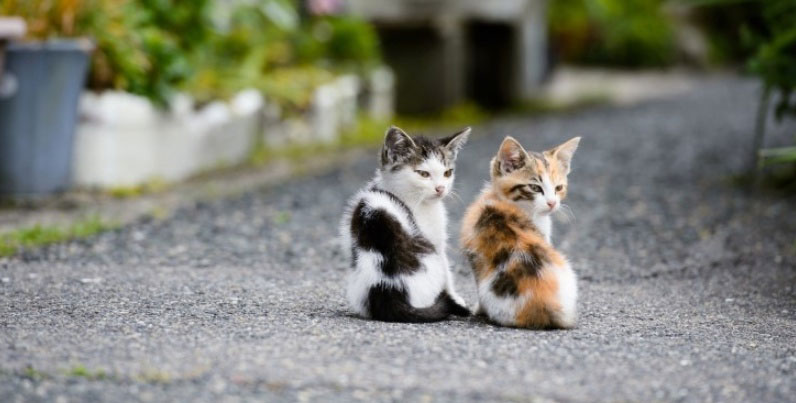
#> input picture capstoneproject/firstnw/models/research/object_detection/image2.jpg, 796 x 403 px
$ python framecrop.py
#> lines starting #> are read from the running program, lines starting #| are printed output that depends on the picture; long printed decimals are rounded
import os
from PIL import Image


# -----------------------------------------------------------------------------------------------------------
# 현재 위치 불러와서 이미지 파일 경로 저장
cwd = os.getcwd()
file = cwd + '/image2.jpg'
print('현재 폴더 위치:', cwd)

img = Image.open(file)
#> img is the input picture: PIL image 796x403 RGB; mean R, G, B 126.8, 128.1, 117.8

# 높이 너비 저장
# height, width = img.shape[0:2]

full_width, full_height = img.size
x_min, x_max, y_min, y_max = 0.0, full_width, 0.0, full_height

# object_width, object_height = object_size
obeject_y_min, obeject_x_min, obeject_y_max, obeject_x_max = \
125.64113295078278, 340.59024143218994, 332.0577321052551, 582.3780236244202


object_width = float(obeject_x_max - obeject_x_min)
object_height = float(obeject_y_max - obeject_y_min)

print("전체 사이즈: (%d, %d)" % (full_width, full_height))
#| 전체 사이즈: (796, 403)

origin_pix_ratio = (object_height * object_width) / (full_width * full_height)
print("원본 이미지와 피사체의 비율 :", origin_pix_ratio)
#| 원본 이미지와 피사체의 비율 : 0.1556

# [7 lines of commented-out code are left out]

x_coordinate = float(479.5)
y_coordinate = float(229.0)
print("피사체 중심좌표: (%f, %f)" % (x_coordinate, y_coordinate))

tar_point = [float(x_coordinate), float(y_coordinate)]

# full_size = [width, height]


# [272 lines left out: functions D3_rectangle43_frame, D3_rectangle169_frame, center_rectangle43_frame, center_rectangle169_frame, not called in this run]


def oversize_btobject_Divison3_frame(width, height, x, y, z, k, a, b, c, d):
#> called with width = 796, height = 403, x = 479.5, y = 229, z = 241.8, k = 206.4, a = 0, b = 796
    x_min, x_max, y_min, y_max = a, b, c, d
    object_width, object_height = z, k
    tar_point = [x, y]
    bar_1, bar_2 = 0.0, 0.0
    if width > height : #원본사진 가로형----------------------------------------------------------------
        if object_height > object_width:  # 피사체 : 세로 직사각형
            print('원본사진이 가로형입니다')
            print('피사체가 세로형입니다')
            for i in range(70000):
                bar_1 = bar_1 + 0.1

                if tar_point[0] < round(width / 2):  # 세로 중심축 왼쪽

                    frame_xmin = tar_point[0] - (1 * bar_1)
                    frame_xmax = tar_point[0] + (2 * bar_1)
                    frame_ymin = y_min
                    if (0.9 * y_max) <= obeject_y_max <= y_max :
                        frame_ymax = tar_point[1] + (0.5 * object_height)
                    else :
                        frame_ymax = tar_point[1] + (0.55 + object_height)


                    frame = [frame_xmin, frame_xmax, frame_ymin, frame_ymax]

                elif tar_point[0] > round(width / 2): #세로 중심축 오른쪽
                    frame_xmin = tar_point[0] - (2 * bar_1)
                    frame_xmax = tar_point[0] + (1 * bar_1)
                    frame_ymin = y_min
                    if (0.9 * y_max) <= obeject_y_max <= y_max :
                        frame_ymax = tar_point[1] + (0.5 * object_height)
                    else :
                        frame_ymax = tar_point[1] + (0.55 * object_height)

                    frame = [frame_xmin, frame_xmax, frame_ymin, frame_ymax]

                if frame[0] <= 0 or frame[1] >= width:
                    break

        elif object_height < object_width:  # 피사체 : 가로 직사각형
            print('원본사진이 가로형입니다')
            print('피사체가 가로형입니다')
            for i in range(70000):
                bar_1 = bar_1 + 0.1

                if tar_point[0] < (width / 2):  # 세로 중심축 왼쪽

                    frame_xmin = tar_point[0] - (1 * bar_1)
                    frame_xmax = tar_point[0] + (2 * bar_1)
                    frame_ymin = y_min


                    if (0.90 * y_max) <= obeject_y_max <= y_max :
                        frame_ymax = tar_point[1] + (0.5 * object_height)
                    else :
                        frame_ymax = tar_point[1] + (0.55 * object_height)

                    frame = [frame_xmin, frame_xmax, frame_ymin, frame_ymax]

                elif tar_point[0] > (width / 2): #세로 중심축 오른쪽
                    frame_xmin = tar_point[0] - (2 * bar_1)
                    frame_xmax = tar_point[0] + (1 * bar_1)
                    frame_ymin = y_min


                    if (0.90 * y_max) <= obeject_y_max <= y_max :
                        frame_ymax = tar_point[1] + (0.5 * object_height)
                    else :
                        frame_ymax = tar_point[1] + (0.55 * object_height)

                    frame = [frame_xmin, frame_xmax, frame_ymin, frame_ymax]

                if frame[0] <= 0 or frame[1] >= width:
                    break


    elif height > width : #원본사진이 세로형--------------------------------------------------------------
        if object_height > object_width:  # 피사체 : 세로 직사각형
            print('원본사진이 세로형입니다')
            print('피사체가 세로형입니다')
            for i in range(10000):
                bar_1 = bar_1 + 0.1

                if tar_point[0] < round(width / 2):  # 세로 중심축 왼쪽

                    frame_xmin = tar_point[0] - (1 * bar_1)
                    frame_xmax = tar_point[0] + (2 * bar_1)
                    frame_ymin = y_min

                    if (0.9 * y_max) <= obeject_y_max <= y_max :
                        frame_ymax = tar_point[1] + (0.5 * object_height)
                    else :
                        frame_ymax = tar_point[1] + (0.55 + object_height)

                    frame = [frame_xmin, frame_xmax, frame_ymin, frame_ymax]

                elif tar_point[0] > round(width / 2): #세로 중심축 오른쪽
                    frame_xmin = tar_point[0] - (2 * bar_1)
                    frame_xmax = tar_point[0] + (1 * bar_1)
                    frame_ymin = y_min

                    if (0.9 * y_max) <= obeject_y_max <= y_max :
                        frame_ymax = tar_point[1] + (0.5 * object_height)
                    else :
                        frame_ymax = tar_point[1] + (0.55 + object_height)

                    frame = [frame_xmin, frame_xmax, frame_ymin, frame_ymax]

                if frame[0] <= 0 or frame[1] >= width:
                    break

        elif object_height < object_width:  # 피사체 : 가로 직사각형
            print('원본사진이 세로형입니다')
            print('피사체가 가로형입니다')
            for i in range(10000):
                bar_1 = bar_1 + 0.1

                if tar_point[0] < round(width / 2):  # 세로 중심축 왼쪽

                    frame_xmin = tar_point[0] - (1 * bar_1)
                    frame_xmax = tar_point[0] + (1 * bar_1)
                    frame_ymin = y_min
                    if (0.9 * y_max) <= obeject_y_max <= y_max:
                        frame_ymax = tar_point[1] + (0.5 * object_height)
                    else:
                        frame_ymax = tar_point[1] + (0.55 + object_height)

                    frame = [frame_xmin, frame_xmax, frame_ymin, frame_ymax]

                elif tar_point[0] > round(width / 2): #세로 중심축 오른쪽
                    frame_xmin = tar_point[0] - (1 * bar_1)
                    frame_xmax = tar_point[0] + (1 * bar_1)
                    frame_ymin = y_min
                    if (0.9 * y_max) <= obeject_y_max <= y_max:
                        frame_ymax = tar_point[1] + (0.5 * object_height)
                    else:
                        frame_ymax = tar_point[1] + (0.55 + object_height)

                    frame = [frame_xmin, frame_xmax, frame_ymin, frame_ymax]

                if frame[0] <= 0 or frame[1] >= width:
                    break

    area = (frame_xmin, frame_ymin, frame_xmax, frame_ymax)
    print('예외사진 3분할 프레임')
    print(area)
#| (-0.1, 0.0, 719.300, 342.529)
    cropped_image = img.crop(area)
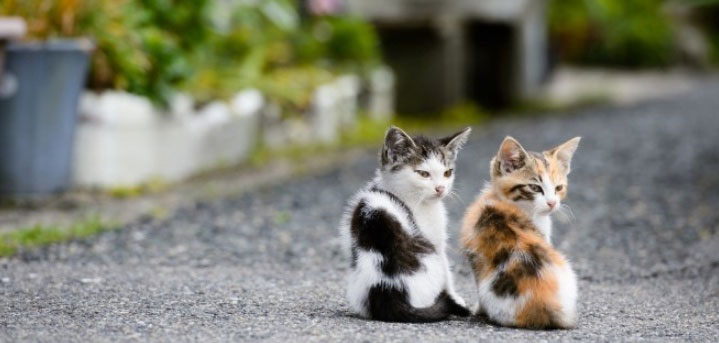
#> cropped_image: PIL image 719x343 RGB; mean R, G, B 125.4, 126.5, 112.9
    # output = cropped_image.resize((640, 640))
    cropped_image.save('resultimage/oversize_btobject_divison3_frame.jpg')

def oversize_btobject_center_frame(width, height, x, y, z, k, a, b, c, d):
#> called with width = 796, height = 403, x = 479.5, y = 229, z = 241.8, k = 206.4, a = 0, b = 796
    x_min, x_max, y_min, y_max = a, b, c, d
    object_width, object_height = z, k
    tar_point = [x, y]
    bar_1, bar_2 = 0.0, 0.0
    if width > height : #원본사진 가로형----------------------------------------------------------------
        if object_height > object_width:  # 피사체 : 세로 직사각형
            print('원본사진이 가로형입니다')
            print('피사체가 세로형입니다')
            for i in range(70000):
                bar_1 = bar_1 + 0.1

                if tar_point[0] < round(width / 2):  # 세로 중심축 왼쪽

                    frame_xmin = tar_point[0] - (1 * bar_1)
                    frame_xmax = tar_point[0] + (1 * bar_1)
                    frame_ymin = y_min
                    if (0.90 * y_max) <= obeject_y_max <= y_max :
                        frame_ymax = tar_point[1] + (0.5 * object_height)
                    else :
                        frame_ymax = tar_point[1] + (0.55 + object_height)


                    frame = [frame_xmin, frame_xmax, frame_ymin, frame_ymax]

                elif tar_point[0] > round(width / 2): #세로 중심축 오른쪽
                    frame_xmin = tar_point[0] - (1 * bar_1)
                    frame_xmax = tar_point[0] + (1 * bar_1)
                    frame_ymin = y_min

                    if (0.90 * y_max) <= obeject_y_max <= y_max :
                        frame_ymax = tar_point[1] + (0.5 * object_height)
                    else :
                        frame_ymax = tar_point[1] + (0.55 * object_height)

                    frame = [frame_xmin, frame_xmax, frame_ymin, frame_ymax]

                if frame[0] <= 0 or frame[1] >= width:
                    break

        elif object_height < object_width:  # 피사체 : 가로 직사각형
            print('원본사진이 가로형입니다')
            print('피사체가 가로형입니다')
            for i in range(70000):
                bar_1 = bar_1 + 0.1

                if tar_point[0] < (width / 2):  # 세로 중심축 왼쪽

                    frame_xmin = tar_point[0] - (1 * bar_1)
                    frame_xmax = tar_point[0] + (1 * bar_1)
                    frame_ymin = y_min

                    if (0.90 * y_max) <= obeject_y_max <= y_max :
                        frame_ymax = tar_point[1] + (0.5 * object_height)
                    else :
                        frame_ymax = tar_point[1] + (0.55 + object_height)


                    frame = [frame_xmin, frame_xmax, frame_ymin, frame_ymax]

                elif tar_point[0] > (width / 2): #세로 중심축 오른쪽
                    frame_xmin = tar_point[0] - (1 * bar_1)
                    frame_xmax = tar_point[0] + (1 * bar_1)
                    frame_ymin = y_min

                    if (0.90 * y_max) <= obeject_y_max <= y_max :
                        frame_ymax = tar_point[1] + (0.5 * object_height)
                    else :
                        frame_ymax = tar_point[1] + (0.55 * object_height)


                    frame = [frame_xmin, frame_xmax, frame_ymin, frame_ymax]

                if frame[0] <= 0 or frame[1] >= width:
                    break


    elif height > width : #원본사진이 세로형--------------------------------------------------------------
        if object_height > object_width:  # 피사체 : 세로 직사각형
            print('원본사진이 세로형입니다')
            print('피사체가 세로형입니다')
            for i in range(10000):
                bar_1 = bar_1 + 0.1

                if tar_point[0] < round(width / 2):  # 세로 중심축 왼쪽

                    frame_xmin = tar_point[0] - (1 * bar_1)
                    frame_xmax = tar_point[0] + (1 * bar_1)
                    frame_ymin = y_min

                    if (0.90 * y_max) <= obeject_y_max <= y_max :
                        frame_ymax = tar_point[1] + (0.5 * object_height)
                    else :
                        frame_ymax = tar_point[1] + (0.55 + object_height)

                    frame = [frame_xmin, frame_xmax, frame_ymin, frame_ymax]

                elif tar_point[0] > round(width / 2): #세로 중심축 오른쪽
                    frame_xmin = tar_point[0] - (1 * bar_1)
                    frame_xmax = tar_point[0] + (1 * bar_1)
                    frame_ymin = y_min

                    if (0.90 * y_max) <= obeject_y_max <= y_max :
                        frame_ymax = tar_point[1] + (0.5 * object_height)
                    else :
                        frame_ymax = tar_point[1] + (0.55 + object_height)

                    frame = [frame_xmin, frame_xmax, frame_ymin, frame_ymax]

                if frame[0] <= 0 or frame[1] >= width:
                    break

        elif object_height < object_width:  # 피사체 : 가로 직사각형
            print('원본사진이 세로형입니다')
            print('피사체가 가로형입니다')
            for i in range(10000):
                bar_1 = bar_1 + 0.1

                if tar_point[0] < round(width / 2):  # 세로 중심축 왼쪽

                    frame_xmin = tar_point[0] - (1 * bar_1)
                    frame_xmax = tar_point[0] + (1 * bar_1)
                    frame_ymin = y_min
                    if (0.90 * y_max) <= obeject_y_max <= y_max:
                        frame_ymax = tar_point[1] + (0.5 * object_height)
                    else:
                        frame_ymax = tar_point[1] + (0.55 + object_height)

                    frame = [frame_xmin, frame_xmax, frame_ymin, frame_ymax]

                elif tar_point[0] > round(width / 2): #세로 중심축 오른쪽
                    frame_xmin = tar_point[0] - (1 * bar_1)
                    frame_xmax = tar_point[0] + (1 * bar_1)
                    frame_ymin = y_min
                    if (0.90 * y_max) <= obeject_y_max <= y_max:
                        frame_ymax = tar_point[1] + (0.5 * object_height)
                    else:
                        frame_ymax = tar_point[1] + (0.55 + object_height)

                    frame = [frame_xmin, frame_xmax, frame_ymin, frame_ymax]

                if frame[0] <= 0 or frame[1] >= width:
                    break

    area = (frame_xmin, frame_ymin, frame_xmax, frame_ymax)
    print('예외사진 3분할 프레임')
    print(area)
#| (163.000, 0.0, 796.000, 342.529)
    cropped_image = img.crop(area)
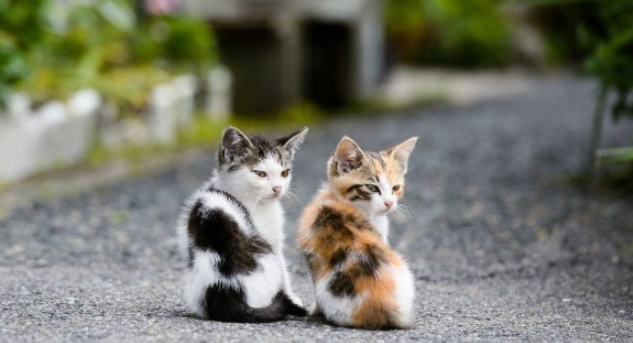
#> cropped_image: PIL image 633x343 RGB; mean R, G, B 117.1, 117.8, 104.9
    # output = cropped_image.resize((640, 640))
    cropped_image.save('resultimage/oversize_btobject_center_frame.jpg')

# [315 lines left out: functions oversize_topobject_Divison3_frame, oversize_topobject_center_frame, not called in this run]

# -------------------------------------------------------------------------------------------------------------------run


if object_width >= (0.4 * full_width) or object_height >= (0.4 * full_height): #원본사진에 비해 피사체의 크기가 작은경우
    if tar_point[1] > (y_max / 2) : # 피사체가 아래에있는 경우
        print('피사체가 사진의 아래쪽에 배치되어있습니다.')

        oversize_btobject_Divison3_frame(full_width, full_height, tar_point[0], tar_point[1], \
                                       object_width, object_height, x_min, x_max, y_min, y_max)

        oversize_btobject_center_frame(full_width, full_height, tar_point[0], tar_point[1], \
                                   object_width, object_height, x_min, x_max, y_min, y_max)
        print('입력한 사진에 대한 적절한 크롭을 완료 및 제시하였다. 사용자는 사진을 선택하시오.')

    elif tar_point[1] < (y_max / 2) : #피사체가 위에 있는 경우
        print('피사체가 사진의 위쪽에 배치되어있습니다.')

        oversize_topobject_Divison3_frame(full_width, full_height, tar_point[0], tar_point[1], \
                                         object_width, object_height, x_min, x_max, y_min, y_max)

        oversize_topobject_center_frame(full_width, full_height, tar_point[0], tar_point[1], \
                                       object_width, object_height, x_min, x_max, y_min, y_max)
        print('입력한 사진에 대한 적절한 크롭을 완료 및 제시하였다. 사용자는 사진을 선택하시오.')

else: #원본사진에 비해 피사체의 크기가 작은 경우
    D3_rectangle43_frame(full_width, full_height, tar_point[0], tar_point[1], object_width, object_height)

    D3_rectangle169_frame(full_width, full_height, tar_point[0], tar_point[1], object_width, object_height)

    center_rectangle43_frame(full_width, full_height, tar_point[0], tar_point[1], object_width, object_height)

    center_rectangle169_frame(full_width, full_height, tar_point[0], tar_point[1], object_width, object_height)

    print('입력한 사진에 대한 적절한 크롭을 완료 및 제시하였다. 사용자는 사진을 선택하시오')

#-----------------------------------------------------------------------------------------------------------------------
"""
def D3_square_frame (width, height, x, y, z, k) :
    object_width, object_height = z, k
    tar_point = [x, y]
    bar = 10

    for i in range(738):
        bar = bar + 1

        if tar_point[0] < round(width / 2) and tar_point[1] <= round(height / 2):

            frame_xmin = tar_point[0] - (1 * bar)
            frame_xmax = tar_point[0] + (2 * bar)
            frame_ymin = tar_point[1] - (1 * bar)
            frame_ymax = tar_point[1] + (2 * bar)

            frame = [frame_xmin, frame_xmax, frame_ymin, frame_ymax]


        elif tar_point[0] > round(width / 2) and tar_point[1] <= round(height / 2):

            frame_xmin = tar_point[0] - (2 * bar)
            frame_xmax = tar_point[0] + (1 * bar)
            frame_ymin = tar_point[1] - (1 * bar)
            frame_ymax = tar_point[1] + (2 * bar)

            frame = [frame_xmin, frame_xmax, frame_ymin, frame_ymax]


        elif tar_point[0] <= round(width / 2) and tar_point[1] > round(height / 2):

            frame_xmin = tar_point[0] - (1 * bar)
            frame_xmax = tar_point[0] + (2 * bar)
            frame_ymin = tar_point[1] - (2 * bar)
            frame_ymax = tar_point[1] + (1 * bar)

            frame = [frame_xmin, frame_xmax, frame_ymin, frame_ymax]


        elif tar_point[0] > round(width / 2) and tar_point[1] > round(height / 2):

            frame_xmin = tar_point[0] - (2 * bar)
            frame_xmax = tar_point[0] + (1 * bar)
            frame_ymin = tar_point[1] - (2 * bar)
            frame_ymax = tar_point[1] + (1 * bar)

            frame = [frame_xmin, frame_xmax, frame_ymin, frame_ymax]

        pix_ratio = (object_height * object_width) / ((frame_xmax - frame_xmin) * (frame_ymax - frame_ymin))
        if pix_ratio >= 0.09 and pix_ratio <= 0.13:
            break

    area = (frame_xmin, frame_ymin, frame_xmax, frame_ymax)
    print('640x640 정사각형 3분할 프레임')
    print(area)
    cropped_image = img.crop(area)
    output = cropped_image.resize((640, 640))
    output.save('resultimage/square_frame.jpg')
"""

"""
def center_square_frame (width, height, x, y, z, k) :
    object_width, object_height = z, k
    tar_point = [x, y]
    bar = 10

    for i in range(738) :
        bar = bar + 1

        frame_xmin = tar_point[0] - (1 * bar)
        frame_xmax = tar_point[0] + (1 * bar)
        frame_ymin = tar_point[1] - (1 * bar)
        frame_ymax = tar_point[1] + (1 * bar)

        frame = [frame_xmin, frame_xmax, frame_ymin, frame_ymax]

        pix_ratio = (object_height * object_width) / ((frame_xmax - frame_xmin) * (frame_ymax - frame_ymin))
        if pix_ratio >= 0.09 and pix_ratio <= 0.13:
            break

    area = (frame_xmin, frame_ymin, frame_xmax, frame_ymax)
    print(' 640x640 정사각형 center 프레임')
    print(area)
    cropped_image = img.crop(area)
    output = cropped_image.resize((640, 640))
    output.save('resultimage/center_square_frame.jpg')
"""

$ run again, with capstoneproject/firstnw/models/research/object_detection/image12.jpg copied over capstoneproject/firstnw/models/research/object_detection/image2.jpg
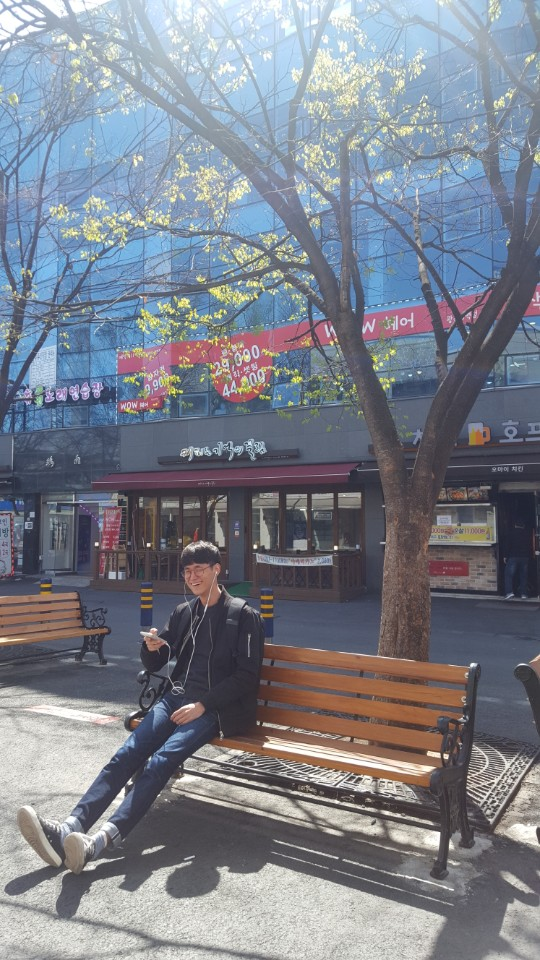
#> input picture capstoneproject/firstnw/models/research/object_detection/image12.jpg, 540 x 960 px
#> img is the input picture: PIL image 540x960 RGB; mean R, G, B 124.4, 129, 139.5
#| 전체 사이즈: (540, 960)
#| 원본 이미지와 피사체의 비율 : 0.09628
#| (419.000, 115.471, 540.000, 960)
#> in oversize_topobject_Divison3_frame, `cropped_image = img.crop(area)`:
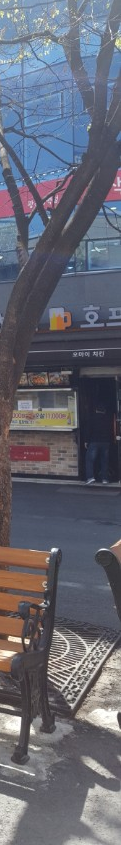
#> cropped_image: PIL image 121x845 RGB; mean R, G, B 100.9, 102.6, 114.2
#| (419.000, 115.471, 540.000, 960)

$ run again, with capstoneproject/firstnw/models/research/object_detection/image3.jpg copied over capstoneproject/firstnw/models/research/object_detection/image2.jpg
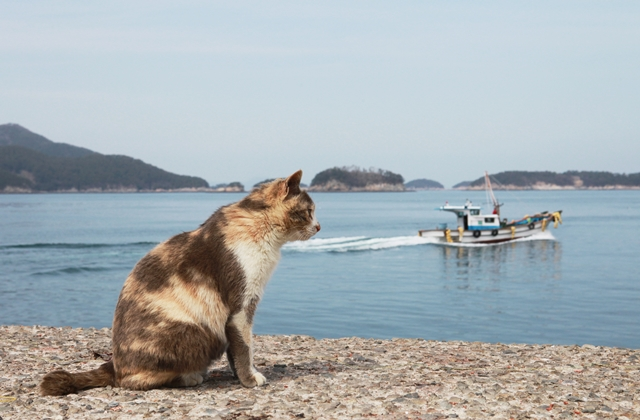
#> input picture capstoneproject/firstnw/models/research/object_detection/image3.jpg, 640 x 420 px
#> img is the input picture: PIL image 640x420 RGB; mean R, G, B 166.6, 174.1, 177.3
#| 전체 사이즈: (640, 420)
#| 원본 이미지와 피사체의 비율 : 0.1857
#| (158.300, 0.0, 640.100, 342.529)
#> in oversize_btobject_Divison3_frame, `cropped_image = img.crop(area)`:
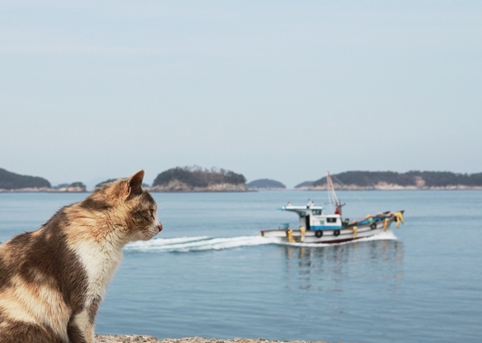
#> cropped_image: PIL image 482x343 RGB; mean R, G, B 170.7, 184.1, 191.1
#| (318.900, 0.0, 640.100, 342.529)
#> in oversize_btobject_center_frame, `cropped_image = img.crop(area)`:
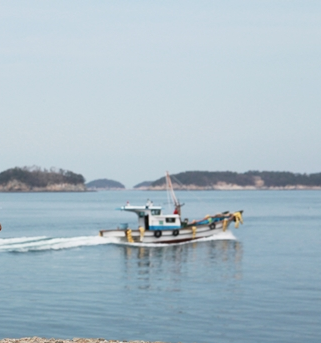
#> cropped_image: PIL image 321x343 RGB; mean R, G, B 169.3, 187.8, 198.7
